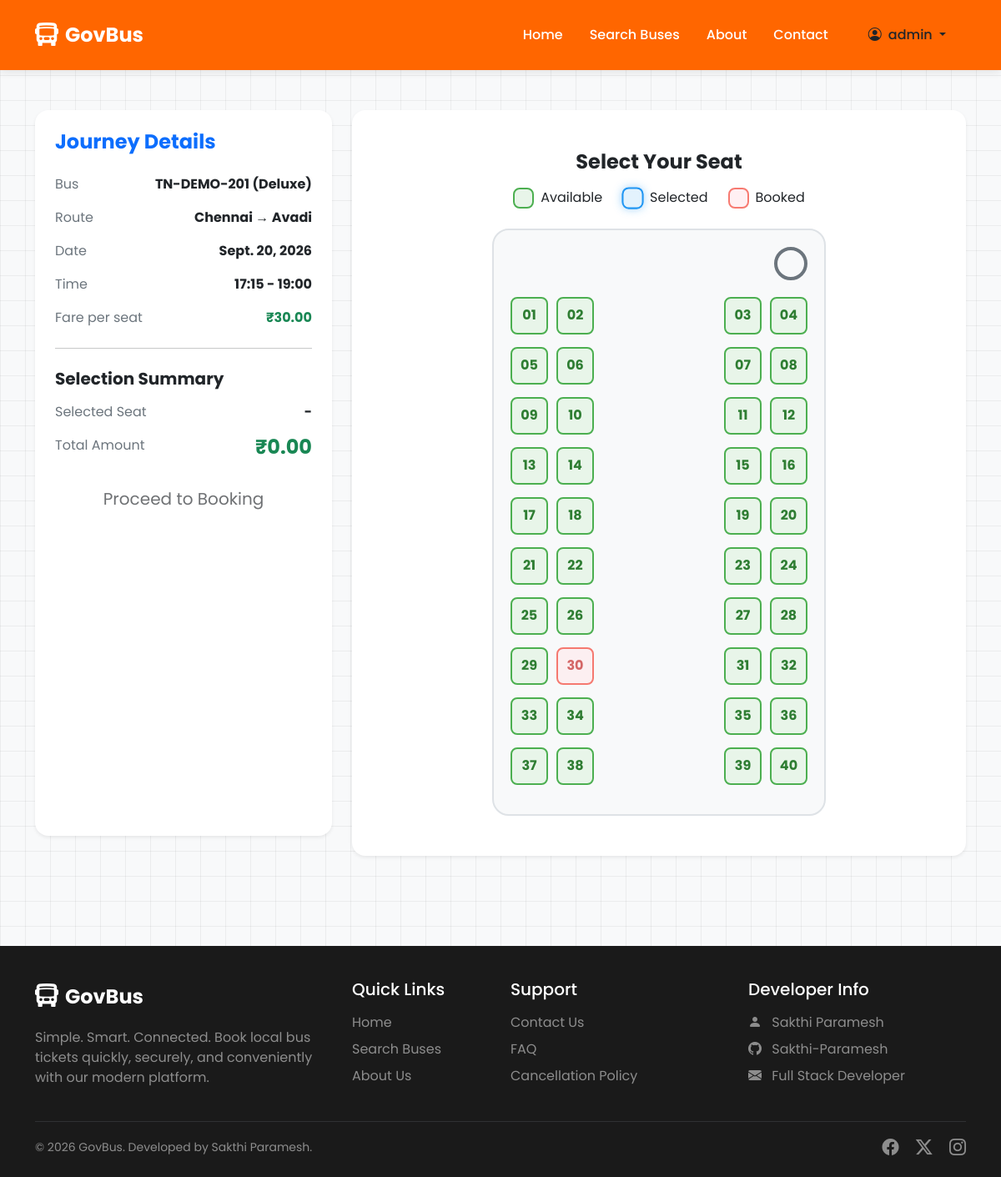
The app's page /bookings/select-seat/4/ (signed in) with its own data.
### buses/models.py (models this page shows, shortened)
class Schedule(models.Model):
    bus = models.ForeignKey(Bus, on_delete=models.CASCADE, related_name='schedules')
    route = models.ForeignKey(Route, on_delete=models.CASCADE, related_name='schedules')
    travel_date = models.DateField()
    departure_time = models.TimeField()
    arrival_time = models.TimeField()
    available_seats = models.PositiveIntegerField()
    fare = models.DecimalField(max_digits=6, decimal_places=2)
    is_active = models.BooleanField(default=True)
    class Meta:
        ordering = ['travel_date', 'departure_time']
        unique_together = ('bus', 'travel_date', 'departure_time')

class Bus(models.Model):
    BUS_TYPES = (
        ('Ordinary', 'Ordinary'),
        ('Express', 'Express'),
        ('Deluxe', 'Deluxe'),
        ('AC', 'AC'),
    )
    bus_number = models.CharField(max_length=20, unique=True)
    bus_name = models.CharField(max_length=100)
    bus_type = models.CharField(max_length=20, choices=BUS_TYPES, default='Ordinary')
    total_seats = models.PositiveIntegerField(default=40)
    registration_number = models.CharField(max_length=30)
    is_active = models.BooleanField(default=True)
    created_at = models.DateTimeField(auto_now_add=True)
    class Meta:
        verbose_name_plural = "Buses"

class Route(models.Model):
    route_name = models.CharField(max_length=100, unique=True)
    source = models.CharField(max_length=100)
    destination = models.CharField(max_length=100)
    distance = models.DecimalField(max_digits=6, decimal_places=2, help_text="Distance in km")
    estimated_duration = models.DurationField(help_text="Format: HH:MM:SS")
    base_fare = models.DecimalField(max_digits=6, decimal_places=2)
    is_active = models.BooleanField(default=True)

### bookings/views.py (the view, shortened to what this page needs)
# urls.py: path('select-seat/<int:schedule_id>/', views.select_seat, name='select_seat'),
@login_required
def select_seat(request, schedule_id):
    schedule = get_object_or_404(Schedule, id=schedule_id)
    booked_seats = Booking.objects.filter(
        schedule=schedule,
        status__in=['CONFIRMED', 'COMPLETED']
    ).values_list('seat_number', flat=True)
    total_seats = schedule.bus.total_seats
    seats_list = list(range(1, total_seats + 1))
    context = {
        'schedule': schedule,
        'seats': seats_list,
        'booked_seats': list(booked_seats),
    }
    return render(request, 'bookings/select_seat.html', context)

### bookings/templates/bookings/select_seat.html (shortened to what this page needs)
{% extends 'base.html' %}
{% block content %}
<div class="container py-5">
    <div class="row">
        <div class="col-lg-4 mb-4">
            <div class="card border-0 shadow-sm rounded-4 h-100">
                <div class="card-body p-4">
                    <h4 class="fw-bold text-primary mb-4">Journey Details</h4>
                    <div class="d-flex justify-content-between mb-3">
                        <span class="text-muted">Bus</span>
                        <span class="fw-bold">{{ schedule.bus.bus_number }} ({{ schedule.bus.bus_type }})</span>
                    </div>
                    <div class="d-flex justify-content-between mb-3">
                        <span class="text-muted">Route</span>
                        <span class="fw-bold">{{ schedule.route.source }} &rarr; {{ schedule.route.destination }}</span>
                    </div>
                    <div class="d-flex justify-content-between mb-3">
                        <span class="text-muted">Date</span>
                        <span class="fw-bold">{{ schedule.travel_date }}</span>
                    </div>
                    <div class="d-flex justify-content-between mb-3">
                        <span class="text-muted">Time</span>
                        <span class="fw-bold">{{ schedule.departure_time|time:"H:i" }} - {{ schedule.arrival_time|time:"H:i" }}</span>
                    </div>
                    <div class="d-flex justify-content-between mb-4">
                        <span class="text-muted">Fare per seat</span>
                        <span class="fw-bold text-success">₹{{ schedule.fare }}</span>
                    </div>
                    <hr>
                    <h5 class="fw-bold mt-4 mb-3">Selection Summary</h5>
                    <div class="d-flex justify-content-between mb-3">
                        <span class="text-muted">Selected Seat</span>
                        <span class="fw-bold" id="summarySeat">-</span>
                    </div>
                    <div class="d-flex justify-content-between mb-4">
                        <span class="text-muted">Total Amount</span>
                        <h4 class="fw-bold text-success mb-0" id="summaryAmount">₹0.00</h4>
                    </div>
                    <form action="{% url 'select_seat' schedule.id %}" method="POST" id="bookingForm">
                        <button type="submit" class="btn btn-primary-custom w-100 btn-lg rounded-pill" id="proceedBtn" disabled>Proceed to Booking</button>
                    </form>
                </div>
            </div>
        </div>
        <div class="col-lg-8">
            <div class="card border-0 shadow-sm rounded-4">
                <div class="card-body p-5">
                    <div class="text-center mb-4">
                        <h4 class="fw-bold">Select Your Seat</h4>
                        <div class="d-flex justify-content-center gap-4 mt-3">
                            <div class="d-flex align-items-center"><div class="seat seat-available me-2" style="width:25px;height:25px;"></div> Available</div>
                            <div class="d-flex align-items-center"><div class="seat seat-selected me-2" style="width:25px;height:25px;"></div> Selected</div>
                            <div class="d-flex align-items-center"><div class="seat seat-booked me-2" style="width:25px;height:25px;"></div> Booked</div>
                        </div>
                    </div>
                    <div class="bus-layout">
                        <div class="steering-wheel"></div>
                        {% for i in seats %}
                            {% if forloop.counter0|divisibleby:4 %}
                            <div class="seat-row">
                                <div class="seat-group">
                            {% endif %}
                            <div class="seat {% if i in booked_seats %}seat-booked{% else %}seat-available selectable-seat{% endif %}" data-seat="{{ i }}">
                                {{ i|stringformat:"02d" }}
                            </div>
                            {% if forloop.counter|divisibleby:2 and not forloop.counter|divisibleby:4 %}
                                </div>
                                <div class="aisle"></div>
                                <div class="seat-group">
                            {% endif %}
                            {% if forloop.counter|divisibleby:4 or forloop.last %}
                                </div>
                            </div>
                            {% endif %}
                        {% endfor %}
                    </div>
                </div>
            </div>
        </div>
    </div>
</div>
{% endblock %}

### templates/base.html (shortened to what this page needs)
{% load static %}
<!DOCTYPE html>
<html lang="en">
<head>
    <link href="https://cdn.jsdelivr.net/npm/bootstrap@5.3.0/dist/css/bootstrap.min.css" rel="stylesheet">
    <link rel="stylesheet" href="https://cdn.jsdelivr.net/npm/bootstrap-icons@1.11.1/font/bootstrap-icons.css">
</head>
<body>
    <nav class="navbar navbar-expand-lg navbar-custom sticky-top py-3">
        <div class="container">
            <a class="navbar-brand d-flex align-items-center" href="{% url 'home' %}">
                <i class="bi bi-bus-front-fill fs-3 me-2"></i>
                <span class="fs-4 fw-bold">GovBus</span>
            </a>
            <div class="collapse navbar-collapse" id="navbarNav">
                <ul class="navbar-nav ms-auto align-items-center">
                    <li class="nav-item">
                        <a class="nav-link px-3" href="{% url 'home' %}">Home</a>
                    </li>
                    <li class="nav-item">
                        <a class="nav-link px-3" href="{% url 'search' %}">Search Buses</a>
                    </li>
                    <li class="nav-item">
                        <a class="nav-link px-3" href="{% url 'about' %}">About</a>
                    </li>
                    <li class="nav-item">
                        <a class="nav-link px-3" href="{% url 'contact' %}">Contact</a>
                    </li>
                    {% if user.is_authenticated %}
                        <li class="nav-item dropdown ms-2">
                            <a class="nav-link dropdown-toggle btn btn-light text-dark px-4 rounded-pill" href="#" id="navbarDropdown" role="button" data-bs-toggle="dropdown" aria-expanded="false">
                                <i class="bi bi-person-circle me-1"></i> {{ user.first_name|default:user.username }}
                            </a>
                        </li>
                    {% endif %}
                </ul>
            </div>
        </div>
    </nav>
    <main>
        {% block content %}{% endblock %}
    </main>
    <footer>
        <div class="container">
            <div class="row gy-4">
                <div class="col-lg-4 col-md-6">
                    <div class="d-flex align-items-center mb-3">
                        <i class="bi bi-bus-front-fill fs-3 me-2"></i>
                        <span class="fs-4 fw-bold">GovBus</span>
                    </div>
                    <p class="text-white-50">Simple. Smart. Connected. Book local bus tickets quickly, securely, and conveniently with our modern platform.</p>
                </div>
                <div class="col-lg-2 col-md-6">
                    <h5 class="mb-3">Quick Links</h5>
                    <ul class="list-unstyled">
                        <li class="mb-2"><a href="{% url 'home' %}" class="text-white-50 text-decoration-none">Home</a></li>
                        <li class="mb-2"><a href="{% url 'search' %}" class="text-white-50 text-decoration-none">Search Buses</a></li>
                        <li class="mb-2"><a href="{% url 'about' %}" class="text-white-50 text-decoration-none">About Us</a></li>
                    </ul>
                </div>
                <div class="col-lg-3 col-md-6">
                    <h5 class="mb-3">Support</h5>
                    <ul class="list-unstyled">
                        <li class="mb-2"><a href="{% url 'contact' %}" class="text-white-50 text-decoration-none">Contact Us</a></li>
                        <li class="mb-2"><a href="#" class="text-white-50 text-decoration-none">FAQ</a></li>
                        <li class="mb-2"><a href="#" class="text-white-50 text-decoration-none">Cancellation Policy</a></li>
                    </ul>
                </div>
                <div class="col-lg-3 col-md-6">
                    <h5 class="mb-3">Developer Info</h5>
                    <ul class="list-unstyled text-white-50">
                        <li class="mb-2"><i class="bi bi-person-fill me-2"></i> Sakthi Paramesh</li>
                        <li class="mb-2">
                            <a href="https://github.com/Sakthi-Paramesh" target="_blank" class="text-white-50 text-decoration-none">
                                <i class="bi bi-github me-2"></i> Sakthi-Paramesh
                            </a>
                        </li>
                        <li class="mb-2"><i class="bi bi-envelope-fill me-2"></i> Full Stack Developer</li>
                    </ul>
                </div>
            </div>
            <hr class="mt-4 mb-3 border-secondary">
            <div class="row align-items-center">
                <div class="col-md-6 text-center text-md-start">
                    <p class="mb-0 text-white-50 small">&copy; {% now "Y" %} GovBus. Developed by Sakthi Paramesh.</p>
                </div>
                <div class="col-md-6 text-center text-md-end mt-3 mt-md-0">
                    <a href="#" class="text-white-50 me-3"><i class="bi bi-facebook fs-5"></i></a>
                    <a href="#" class="text-white-50 me-3"><i class="bi bi-twitter-x fs-5"></i></a>
                    <a href="#" class="text-white-50"><i class="bi bi-instagram fs-5"></i></a>
                </div>
            </div>
        </div>
    </footer>
</body>
</html>

### bookings/templates/bookings/select_seat.html (style rules this page uses)
.bus-layout { background-color: #f8f9fa; border: 2px solid #dee2e6; border-radius: 20px; padding: 20px; max-width: 400px; margin: 0 auto; }
.steering-wheel { width: 40px; height: 40px; border: 4px solid #6c757d; border-radius: 50%; margin-left: auto; margin-bottom: 20px; }
.seat { width: 45px; height: 45px; border-radius: 8px; display: flex; align-items: center; justify-content: center; cursor: pointer; font-weight: bold; transition: all 0.2s; border: 2px solid transparent; }
.seat-available { background-color: #e8f5e9; border-color: #4caf50; color: #2e7d32; }
.seat-booked { background-color: #ffebee; border-color: #f44336; color: #c62828; cursor: not-allowed; opacity: 0.7; }
.seat-selected { background-color: #e3f2fd; border-color: #2196f3; color: #1565c0; box-shadow: 0 0 10px rgba(33, 150, 243, 0.4); transform: scale(1.05); }
.seat-row { display: flex; justify-content: space-between; margin-bottom: 15px; }
.seat-group { display: flex; gap: 10px; }
.aisle { width: 30px; }

### records on screen
Schedule: bus.bus_number "TN-DEMO-201", bus.bus_type "Deluxe", route.source "Chennai", route.destination "Avadi", travel_date "Sept. 20, 2026", departure_time "17:15", arrival_time "19:00", fare "30.00"

### other values on screen
{{ user.first_name|default:user.username }} "admin"
{{ i|stringformat:"02d" }} "01" "02" "03" "04" "05" "06" "07" "08" "09" "10" "11" "12" "13" "14" "15" "16" "17" "18" "19" "20" "21" "22" "23" "24" "25" "26" "27" "28" "29" "30" "31" "32" "33" "34" "35" "36" "37" "38" "39" "40"
